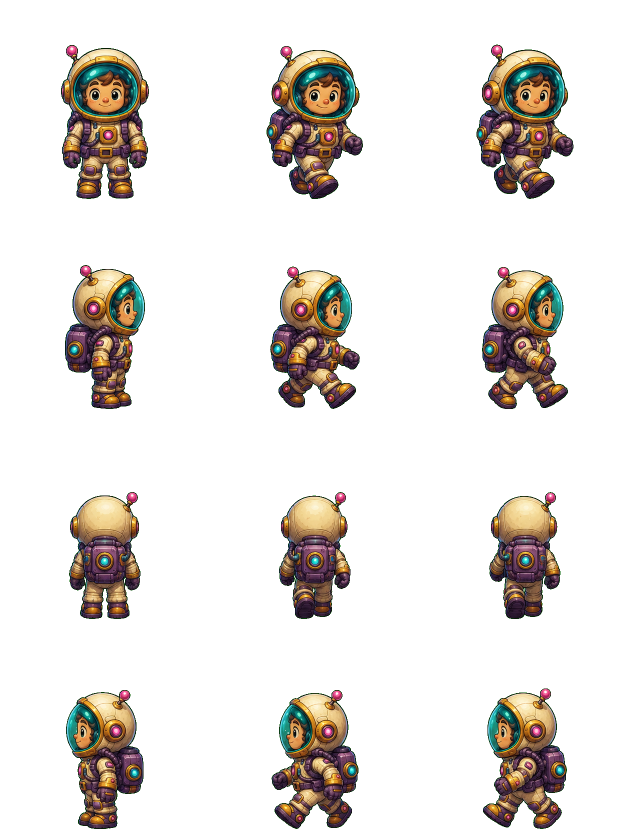
#> input picture assets/stage4/level1-airlock/player-sheet-cells-v4.png, 1260 x 1680 px, found by its file name (shown at 1/2 size)
$ python build_stage4_walk_frame_edit_source.py
#> lines starting #> are read from the running program, lines starting #| are printed output that depends on the picture
from pathlib import Path

from PIL import Image


ROOT = Path(__file__).resolve().parents[1]
ASSETS = ROOT / "stage4" / "assets" / "level1-airlock"
SHEET = Image.open(ASSETS / "player-sheet-cells-v4.png").convert("RGBA")
#> SHEET is the input picture: PIL image 1260x1680 RGBA; mean R, G, B, A 22.4, 18, 14.2, 47.9
CELL = 420

if SHEET.size != (CELL * 3, CELL * 4):
    raise RuntimeError(f"Unexpected player sheet size: {SHEET.size}")

preview = Image.new("RGBA", (CELL * 2, CELL), (0, 255, 0, 255))
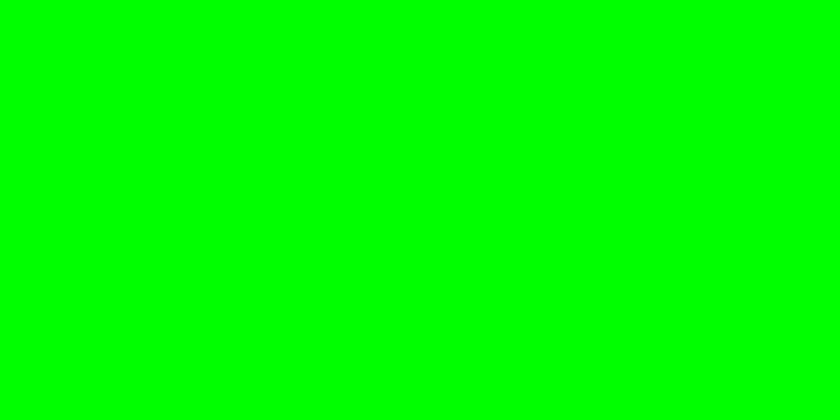
#> preview: PIL image 840x420 RGBA; mean R, G, B, A 0, 255, 0, 255

# Third animation frame only: right-facing row 1, then left-facing row 3.
right = SHEET.crop((CELL * 2, CELL, CELL * 3, CELL * 2))
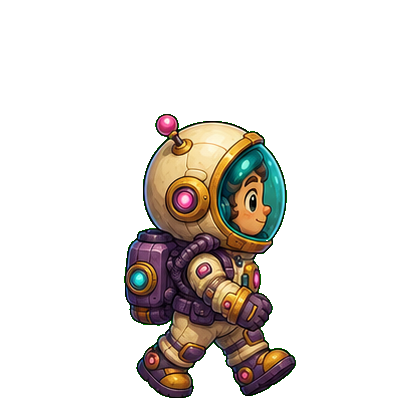
#> right: PIL image 420x420 RGBA; mean R, G, B, A 22.8, 18.4, 14.6, 49.1; transparent parts drawn white
left = SHEET.crop((CELL * 2, CELL * 3, CELL * 3, CELL * 4))
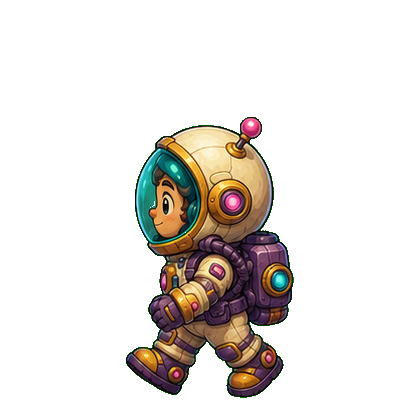
#> left: PIL image 420x420 RGBA; mean R, G, B, A 21.9, 17.7, 13.9, 46.9; transparent parts drawn white
preview.alpha_composite(right, (0, 0))
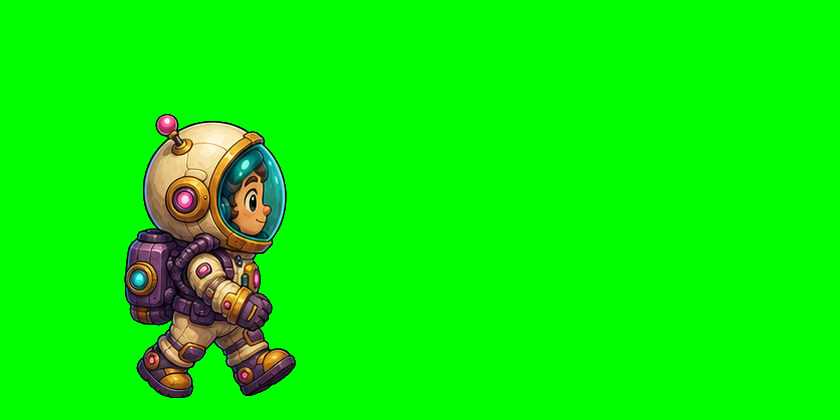
#> preview: PIL image 840x420 RGBA; mean R, G, B, A 11.4, 239.6, 7.3, 255
preview.alpha_composite(left, (CELL, 0))
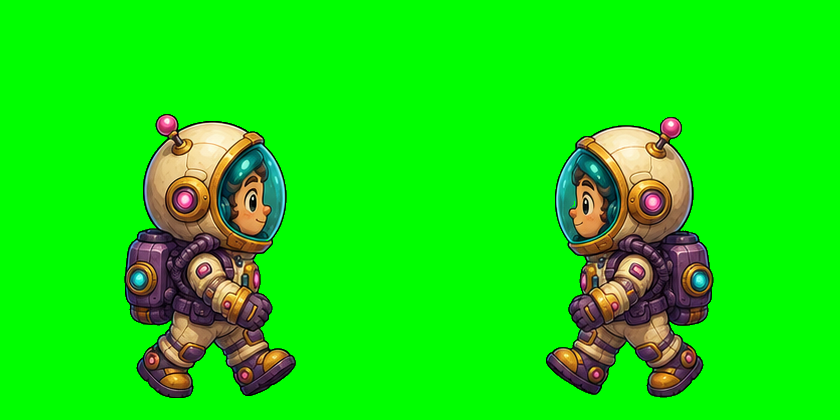
#> preview: PIL image 840x420 RGBA; mean R, G, B, A 22.3, 225, 14.3, 255

destination = ASSETS / "player-side-third-frame-edit-source-v1.png"
preview.convert("RGB").save(destination, optimize=True)
print(destination)
